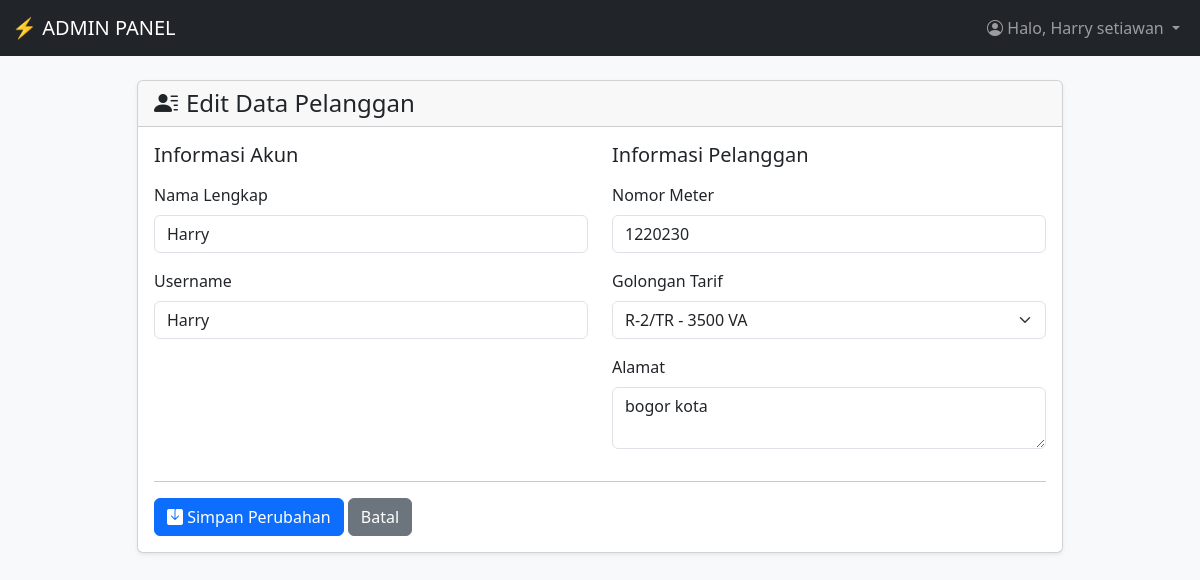
Screenshot of /admin/edit_pelanggan.php?id=3 (signed in) with the database file from the repository.
### tables this page shows
CREATE TABLE `pelanggan` (
  `id_pelanggan` int(11) NOT NULL,
  `id_user` int(11) NOT NULL,
  `nomor_meter` varchar(20) NOT NULL,
  `alamat` text NOT NULL,
  `id_tarif` int(11) NOT NULL
);

CREATE TABLE `users` (
  `id_user` int(11) NOT NULL,
  `username` varchar(50) NOT NULL,
  `password` varchar(255) NOT NULL,
  `nama_lengkap` varchar(100) NOT NULL,
  `role` enum('admin','pelanggan') NOT NULL,
  `reset_token` varchar(255) DEFAULT NULL,
  `token_expiry` datetime DEFAULT NULL
);

CREATE TABLE `tarif` (
  `id_tarif` int(11) NOT NULL,
  `golongan_tarif` varchar(10) NOT NULL,
  `daya` int(11) NOT NULL,
  `tarif_per_kwh` decimal(10,2) NOT NULL
);

### admin/edit_pelanggan.php (the view, shortened to what this page needs)
<?php
require '../config/database.php';
$id_pelanggan = $_GET['id'];
$query = "SELECT pelanggan.*, users.nama_lengkap, users.username
          FROM pelanggan
          JOIN users ON pelanggan.id_user = users.id_user
          WHERE pelanggan.id_pelanggan = '$id_pelanggan'";
$result = mysqli_query($koneksi, $query);
$pelanggan = mysqli_fetch_assoc($result);
$tariffs_query = mysqli_query($koneksi, "SELECT * FROM tarif ORDER BY daya ASC");
require '../includes/header.php';
?>
<link rel="stylesheet" href="https://cdn.jsdelivr.net/npm/bootstrap-icons@1.11.3/font/bootstrap-icons.min.css">
<nav class="navbar navbar-expand-lg navbar-dark bg-dark sticky-top">
    <div class="container-fluid">
        <a class="navbar-brand" href="index.php">⚡ ADMIN PANEL</a>
        <div class="collapse navbar-collapse" id="navbarNav">
            <ul class="navbar-nav ms-auto">
                <li class="nav-item dropdown">
                    <a class="nav-link dropdown-toggle" href="#" id="navbarDropdown" role="button"
                        data-bs-toggle="dropdown" aria-expanded="false">
                        <i class="bi bi-person-circle"></i> Halo, <?= htmlspecialchars($_SESSION['nama_lengkap']); ?>
                    </a>
                </li>
            </ul>
        </div>
    </div>
</nav>
<div class="container mt-4">
    <div class="row justify-content-center">
        <div class="col-lg-10">
            <div class="card shadow-sm">
                <div class="card-header">
                    <h4 class="mb-0"><i class="bi bi-person-lines-fill me-2"></i>Edit Data Pelanggan</h4>
                </div>
                <div class="card-body">
                    <form action="edit_pelanggan.php?id=<?= $id_pelanggan; ?>" method="POST">
                        <div class="row">
                            <div class="col-md-6">
                                <h5 class="mb-3">Informasi Akun</h5>
                                <div class="mb-3">
                                    <label for="nama_lengkap" class="form-label">Nama Lengkap</label>
                                    <input type="text" class="form-control" id="nama_lengkap" name="nama_lengkap"
                                        value="<?= htmlspecialchars($pelanggan['nama_lengkap']); ?>" required>
                                </div>
                                <div class="mb-3">
                                    <label for="username" class="form-label">Username</label>
                                    <input type="text" class="form-control" id="username" name="username"
                                        value="<?= htmlspecialchars($pelanggan['username']); ?>" required>
                                </div>
                            </div>
                            <div class="col-md-6">
                                <h5 class="mb-3">Informasi Pelanggan</h5>
                                <div class="mb-3">
                                    <label for="nomor_meter" class="form-label">Nomor Meter</label>
                                    <input type="text" class="form-control" id="nomor_meter" name="nomor_meter"
                                        value="<?= htmlspecialchars($pelanggan['nomor_meter']); ?>" required>
                                </div>
                                <div class="mb-3">
                                    <label for="id_tarif" class="form-label">Golongan Tarif</label>
                                    <select class="form-select" id="id_tarif" name="id_tarif" required>
                                        <?php while ($tarif = mysqli_fetch_assoc($tariffs_query)): ?>
                                            <option value="<?= $tarif['id_tarif']; ?>"
                                                <?= ($tarif['id_tarif'] == $pelanggan['id_tarif']) ? 'selected' : ''; ?>>
                                                <?= htmlspecialchars($tarif['golongan_tarif']); ?> -
                                            </option>
                                        <?php endwhile; ?>
                                    </select>
                                </div>
                                <div class="mb-3">
                                    <label for="alamat" class="form-label">Alamat</label>
                                    <textarea class="form-control" id="alamat" name="alamat" rows="2"
                                        required><?= htmlspecialchars($pelanggan['alamat']); ?></textarea>
                                </div>
                            </div>
                        </div>
                        <hr>
                        <div class="mt-3">
                            <button type="submit" class="btn btn-primary"><i class="bi bi-save-fill"></i> Simpan
                                Perubahan</button>
                            <a href="pelanggan.php" class="btn btn-secondary">Batal</a>
                        </div>
                    </form>
                </div>
            </div>
        </div>
    </div>
</div>
<?php require '../includes/footer.php'; ?>

### rows the page displays
pelanggan: nama_lengkap "Harry", username "Harry", nomor_meter "1220230", id_tarif "R-2/TR - 3500 VA", alamat "bogor kota"

### other values shown
$_SESSION['nama_lengkap'] "Harry setiawan"
